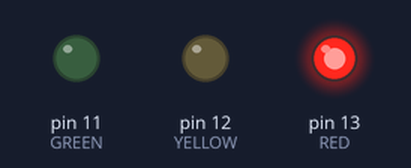
The sketch below on a simulated Arduino Uno, built with avr-gcc and run on an emulated ATmega328P. On the bench: output pins drawn as LEDs (lit = HIGH).

Above: at 2.5 s.
At 6.0 s:
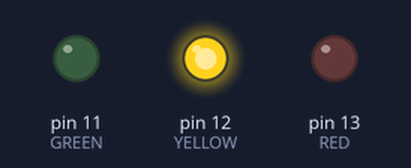
At 9.5 s:
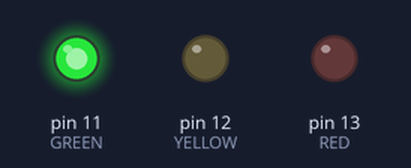
Timing chart, 0 to 15.6 s (numbered marks = the images above):
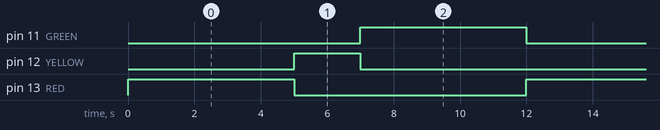

The sketch:

trafficLight.ino
```cpp
#define RED 13
#define YELLOW 12
#define GREEN 11

void setup() {

pinMode(RED,OUTPUT);
pinMode(YELLOW,OUTPUT);
pinMode(GREEN,OUTPUT);
}

void lightOn(int led, int duration)
{
  digitalWrite(RED,LOW);
  digitalWrite(YELLOW,LOW);
  digitalWrite(GREEN,LOW);

  digitalWrite(led,HIGH);
  delay(duration);

}
void loop() {
  lightOn(RED,5000);
  lightOn(YELLOW,2000);
  lightOn(GREEN,5000);

}
```

Measured:
- by itself, pin 11 (GREEN), pin 13 (RED): alternates HIGH for 5.0 s and LOW for 7.0 s
- by itself, pin 12 (YELLOW): alternates HIGH for 2.0 s and LOW for 10.0 s
- by itself, everything shown: repeats every 12.0 s, in 3 steps
